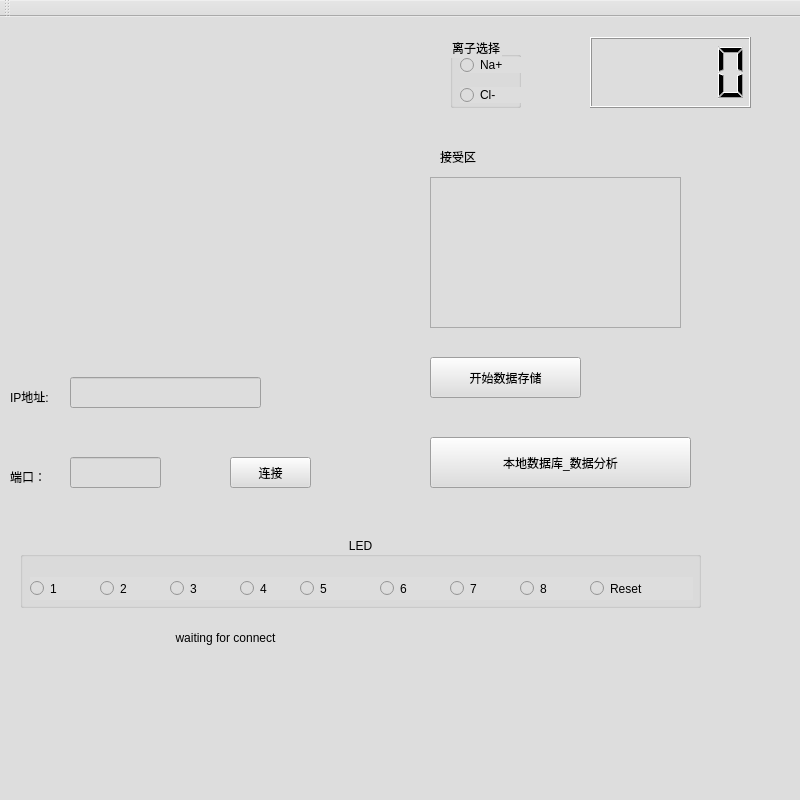
<?xml version="1.0" encoding="UTF-8"?>
<ui version="4.0">
 <class>MainWindow</class>
 <widget class="QMainWindow" name="MainWindow">
  <property name="geometry">
   <rect>
    <x>0</x>
    <y>0</y>
    <width>800</width>
    <height>800</height>
   </rect>
  </property>
  <property name="windowTitle">
   <string>MainWindow</string>
  </property>
  <property name="styleSheet">
   <string notr="true">QWidget{
background-color:rgb(221, 221, 221);
}
</string>
  </property>
  <widget class="QWidget" name="centralWidget">
   <widget class="QCustomPlot" name="CustomPlot" native="true">
    <property name="geometry">
     <rect>
      <x>10</x>
      <y>0</y>
      <width>401</width>
      <height>311</height>
     </rect>
    </property>
   </widget>
   <widget class="QLabel" name="label">
    <property name="geometry">
     <rect>
      <x>10</x>
      <y>370</y>
      <width>51</width>
      <height>20</height>
     </rect>
    </property>
    <property name="text">
     <string>IP地址:</string>
    </property>
   </widget>
   <widget class="QLineEdit" name="lineEdit_IP">
    <property name="geometry">
     <rect>
      <x>70</x>
      <y>360</y>
      <width>191</width>
      <height>31</height>
     </rect>
    </property>
   </widget>
   <widget class="QLabel" name="label_2">
    <property name="geometry">
     <rect>
      <x>10</x>
      <y>450</y>
      <width>41</width>
      <height>20</height>
     </rect>
    </property>
    <property name="text">
     <string>端口：</string>
    </property>
   </widget>
   <widget class="QLineEdit" name="lineEdit_Port">
    <property name="geometry">
     <rect>
      <x>70</x>
      <y>440</y>
      <width>91</width>
      <height>31</height>
     </rect>
    </property>
    <property name="text">
     <string/>
    </property>
   </widget>
   <widget class="QPushButton" name="pushButton_Connect">
    <property name="geometry">
     <rect>
      <x>230</x>
      <y>440</y>
      <width>81</width>
      <height>31</height>
     </rect>
    </property>
    <property name="text">
     <string>连接</string>
    </property>
   </widget>
   <widget class="QGroupBox" name="groupBox">
    <property name="geometry">
     <rect>
      <x>20</x>
      <y>520</y>
      <width>681</width>
      <height>71</height>
     </rect>
    </property>
    <property name="title">
     <string>LED</string>
    </property>
    <property name="alignment">
     <set>Qt::AlignCenter</set>
    </property>
    <widget class="QRadioButton" name="gear1">
     <property name="geometry">
      <rect>
       <x>10</x>
       <y>40</y>
       <width>103</width>
       <height>23</height>
      </rect>
     </property>
     <property name="text">
      <string>1</string>
     </property>
    </widget>
    <widget class="QRadioButton" name="gear2">
     <property name="geometry">
      <rect>
       <x>80</x>
       <y>40</y>
       <width>103</width>
       <height>23</height>
      </rect>
     </property>
     <property name="text">
      <string>2</string>
     </property>
    </widget>
    <widget class="QRadioButton" name="gear3">
     <property name="geometry">
      <rect>
       <x>150</x>
       <y>40</y>
       <width>103</width>
       <height>23</height>
      </rect>
     </property>
     <property name="text">
      <string>3</string>
     </property>
    </widget>
    <widget class="QRadioButton" name="gear4">
     <property name="geometry">
      <rect>
       <x>220</x>
       <y>40</y>
       <width>103</width>
       <height>23</height>
      </rect>
     </property>
     <property name="text">
      <string>4</string>
     </property>
    </widget>
    <widget class="QRadioButton" name="gear5">
     <property name="geometry">
      <rect>
       <x>280</x>
       <y>40</y>
       <width>103</width>
       <height>23</height>
      </rect>
     </property>
     <property name="text">
      <string>5</string>
     </property>
    </widget>
    <widget class="QRadioButton" name="gear6">
     <property name="geometry">
      <rect>
       <x>360</x>
       <y>40</y>
       <width>103</width>
       <height>23</height>
      </rect>
     </property>
     <property name="text">
      <string>6</string>
     </property>
    </widget>
    <widget class="QRadioButton" name="gear7">
     <property name="geometry">
      <rect>
       <x>430</x>
       <y>40</y>
       <width>103</width>
       <height>23</height>
      </rect>
     </property>
     <property name="text">
      <string>7</string>
     </property>
    </widget>
    <widget class="QRadioButton" name="gear8">
     <property name="geometry">
      <rect>
       <x>500</x>
       <y>40</y>
       <width>103</width>
       <height>23</height>
      </rect>
     </property>
     <property name="text">
      <string>8</string>
     </property>
    </widget>
    <widget class="QRadioButton" name="gearAuto">
     <property name="geometry">
      <rect>
       <x>570</x>
       <y>40</y>
       <width>103</width>
       <height>23</height>
      </rect>
     </property>
     <property name="text">
      <string>Reset</string>
     </property>
    </widget>
   </widget>
   <widget class="QGroupBox" name="groupBox_2">
    <property name="geometry">
     <rect>
      <x>450</x>
      <y>20</y>
      <width>71</width>
      <height>71</height>
     </rect>
    </property>
    <property name="title">
     <string>离子选择</string>
    </property>
    <widget class="QRadioButton" name="radioButton">
     <property name="geometry">
      <rect>
       <x>10</x>
       <y>20</y>
       <width>89</width>
       <height>16</height>
      </rect>
     </property>
     <property name="text">
      <string>Na+</string>
     </property>
    </widget>
    <widget class="QRadioButton" name="radioButton_2">
     <property name="geometry">
      <rect>
       <x>10</x>
       <y>50</y>
       <width>89</width>
       <height>16</height>
      </rect>
     </property>
     <property name="text">
      <string>Cl-</string>
     </property>
    </widget>
   </widget>
   <widget class="QLCDNumber" name="lcdNumber">
    <property name="geometry">
     <rect>
      <x>590</x>
      <y>20</y>
      <width>161</width>
      <height>71</height>
     </rect>
    </property>
   </widget>
   <widget class="QLabel" name="labelState">
    <property name="geometry">
     <rect>
      <x>0</x>
      <y>610</y>
      <width>451</width>
      <height>21</height>
     </rect>
    </property>
    <property name="text">
     <string>waiting for connect</string>
    </property>
    <property name="alignment">
     <set>Qt::AlignCenter</set>
    </property>
   </widget>
   <widget class="QTextEdit" name="textEdit_Recv">
    <property name="geometry">
     <rect>
      <x>430</x>
      <y>160</y>
      <width>251</width>
      <height>151</height>
     </rect>
    </property>
   </widget>
   <widget class="QLabel" name="label_3">
    <property name="geometry">
     <rect>
      <x>440</x>
      <y>130</y>
      <width>101</width>
      <height>20</height>
     </rect>
    </property>
    <property name="text">
     <string>接受区</string>
    </property>
   </widget>
   <widget class="QPushButton" name="pushButton_Save">
    <property name="geometry">
     <rect>
      <x>430</x>
      <y>340</y>
      <width>151</width>
      <height>41</height>
     </rect>
    </property>
    <property name="text">
     <string>开始数据存储</string>
    </property>
   </widget>
   <widget class="QPushButton" name="pushButton">
    <property name="geometry">
     <rect>
      <x>430</x>
      <y>420</y>
      <width>261</width>
      <height>51</height>
     </rect>
    </property>
    <property name="text">
     <string>本地数据库_数据分析</string>
    </property>
   </widget>
  </widget>
  <widget class="QMenuBar" name="menuBar">
   <property name="geometry">
    <rect>
     <x>0</x>
     <y>0</y>
     <width>800</width>
     <height>17</height>
    </rect>
   </property>
  </widget>
  <widget class="QToolBar" name="mainToolBar">
   <attribute name="toolBarArea">
    <enum>TopToolBarArea</enum>
   </attribute>
   <attribute name="toolBarBreak">
    <bool>false</bool>
   </attribute>
  </widget>
  <widget class="QStatusBar" name="statusBar"/>
 </widget>
 <layoutdefault spacing="6" margin="11"/>
 <customwidgets>
  <customwidget>
   <class>QCustomPlot</class>
   <extends>QWidget</extends>
   <header location="global">qcustomplot.h</header>
   <container>1</container>
  </customwidget>
 </customwidgets>
 <resources/>
 <connections/>
</ui>
